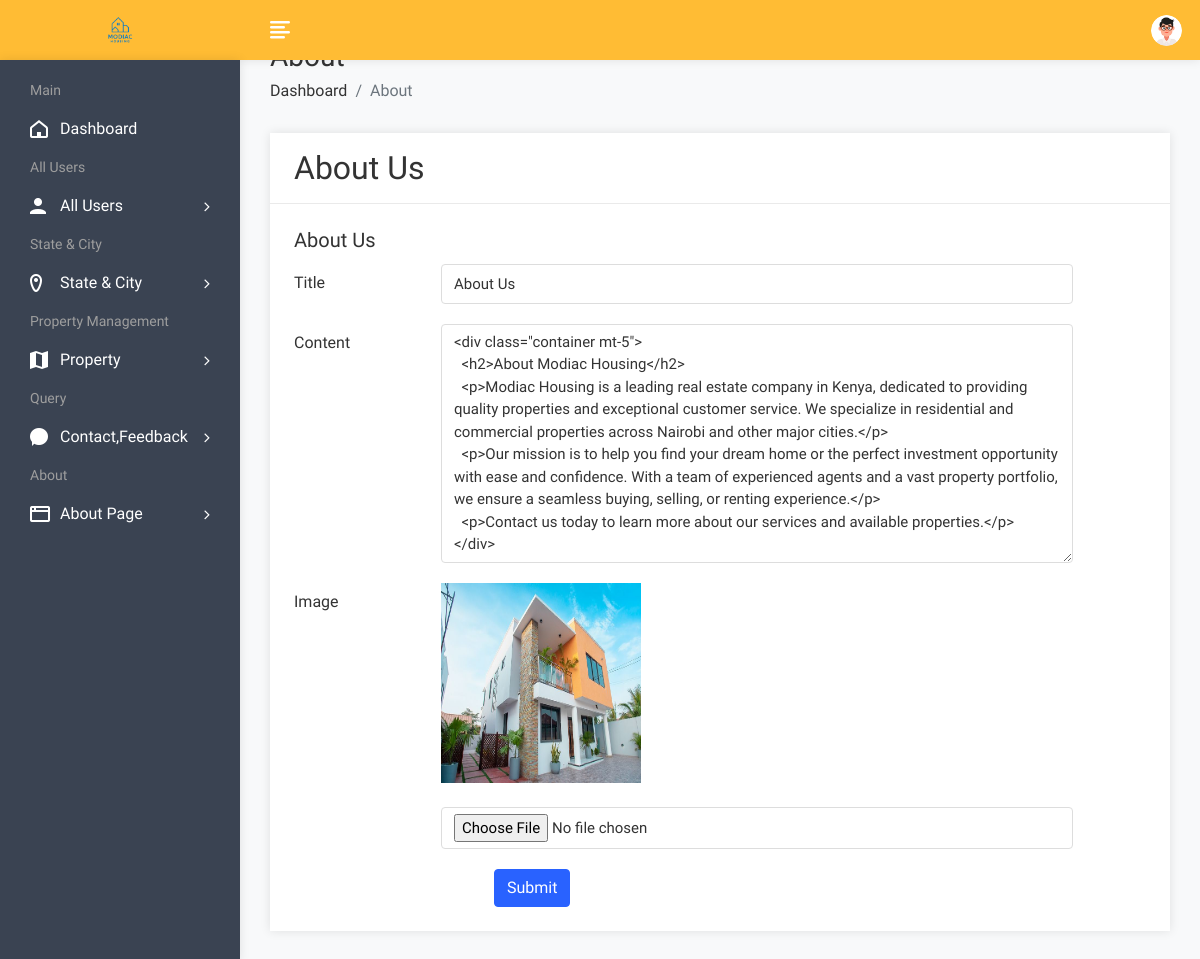
The app's page /admin/aboutedit.php?id=10 (signed in) with its own data.
### tables this page shows
CREATE TABLE `about` (
    `id` int(10) NOT NULL,
    `title` varchar(100) NOT NULL,
    `content` longtext NOT NULL,
    `image` varchar(300) NOT NULL
);

### admin/aboutedit.php (the view, shortened to what this page needs)
<!DOCTYPE html>
<html lang="en">
<head>
        <link rel="stylesheet" href="assets/css/bootstrap.min.css">
        <link rel="stylesheet" href="assets/css/font-awesome.min.css">
        <link rel="stylesheet" href="assets/css/feathericon.min.css">
		<link rel="stylesheet" href="assets/css/select2.min.css">
		<link rel="stylesheet" href="assets\plugins\summernote\dist\summernote-bs4.css">
        <link rel="stylesheet" href="assets/css/style.css">
    </head>
    <body>
			<?php include("header.php"); ?>
            <div class="page-wrapper">
				<div class="content container-fluid">
					<div class="page-header">
						<div class="row">
							<div class="col">
								<h3 class="page-title">About</h3>
								<ul class="breadcrumb">
									<li class="breadcrumb-item"><a href="dashboard.php">Dashboard</a></li>
									<li class="breadcrumb-item active">About</li>
								</ul>
							</div>
						</div>
					</div>
					<div class="row">
						<div class="col-md-12">
							<div class="card">
								<div class="card-header">
									<h2 class="card-title">About Us</h2>
								</div>
								<?php
								$aid = $_GET['id'];
								$sql = "SELECT * FROM about where id = {$aid}";
								$result = mysqli_query($con, $sql);
								while($row = mysqli_fetch_row($result))
								{
								?>
								<form method="post" enctype="multipart/form-data">
								<div class="card-body">
										<div class="row">
											<div class="col-xl-12">
												<h5 class="card-title">About Us </h5>
												<div class="form-group row">
													<label class="col-lg-2 col-form-label">Title</label>
													<div class="col-lg-9">
														<input type="text" class="form-control" name="utitle" value="<?php echo $row['1']; ?>">
													</div>
												</div>
												<div class="form-group row">
													<label class="col-lg-2 col-form-label">Content</label>
													<div class="col-lg-9">
														<textarea class="tinymce form-control" name="ucontent" rows="10" cols="30"><?php echo $row['2']; ?></textarea>
													</div>
												</div>
												<div class="form-group row">
													<label class="col-lg-2 col-form-label">Image</label>
													<div class="col-lg-9">
														<img src="upload/<?php echo $row['3']; ?>" height="200px" width="200px"><br><br>
														<input class="form-control" name="aimage" type="file" required="">
													</div>
												</div>
											</div>
										</div>
										<div class="text-left">
											<input type="submit" class="btn btn-primary"  value="Submit" name="update" style="margin-left:200px;">
										</div>
									</form>
								</div>
								<?php } ?>
							</div>
						</div>
					</div>
				</div>
    </body>
</html>

### records on screen
about: utitle "About Us", ucontent "<div class=\"container mt-5\"> <h2>About Modiac Housing</h2> <p>Modiac Housing is a leading real estate company in Kenya, dedicated to providing quality properties and exceptional customer service. We specialize in residential and commercial properties across Nairobi and other major cities.</p> <p>Our mission is to help you find your dream home or the perfect investment opportunity with ease and confidence. With a team of experienced agents and a vast property portfolio, we ensure a seamless buying, selling, or renting experience.</p> <p>Contact us today to learn more about our services and available properties.</p> </div>", image (picture)
